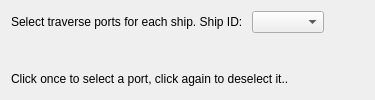
                 <widget class="QWidget" name="tab_8">
                  <attribute name="title">
                   <string>Define Vessels Paths</string>
                  </attribute>
                  <layout class="QGridLayout" name="gridLayout_17">
                   <item row="0" column="0">
                    <layout class="QHBoxLayout" name="horizontalLayout_5">
                     <item>
                      <widget class="QLabel" name="label_18">
                       <property name="text">
                        <string>Select traverse ports for each ship. Ship ID: </string>
                       </property>
                      </widget>
                     </item>
                     <item>
                      <widget class="QComboBox" name="combo_visualizeShip"/>
                     </item>
                     <item>
                      <spacer name="horizontalSpacer_6">
                       <property name="orientation">
                        <enum>Qt::Horizontal</enum>
                       </property>
                       <property name="sizeHint" stdset="0">
                        <size>
                         <width>40</width>
                         <height>20</height>
                        </size>
                       </property>
                      </spacer>
                     </item>
                    </layout>
                   </item>
                   <item row="1" column="0">
                    <layout class="QVBoxLayout" name="verticalLayout_4">
                     <item>
                      <widget class="OSGEarthQtWidget" name="plot_trains" native="true">
                       <property name="mouseTracking">
                        <bool>true</bool>
                       </property>
                       <layout class="QGridLayout" name="gridLayout_18"/>
                      </widget>
                     </item>
                    </layout>
                   </item>
                   <item row="2" column="0">
                    <layout class="QHBoxLayout" name="horizontalLayout_3">
                     <property name="sizeConstraint">
                      <enum>QLayout::SetMaximumSize</enum>
                     </property>
                     <item>
                      <widget class="QLabel" name="label_21">
                       <property name="maximumSize">
                        <size>
                         <width>16777215</width>
                         <height>20</height>
                        </size>
                       </property>
                       <property name="text">
                        <string>Click once to select a port, click again to deselect it..</string>
                       </property>
                      </widget>
                     </item>
                     <item>
                      <spacer name="horizontalSpacer_15">
                       <property name="orientation">
                        <enum>Qt::Horizontal</enum>
                       </property>
                       <property name="sizeHint" stdset="0">
                        <size>
                         <width>40</width>
                         <height>20</height>
                        </size>
                       </property>
                      </spacer>
                     </item>
                    </layout>
                   </item>
                  </layout>
                 </widget>
